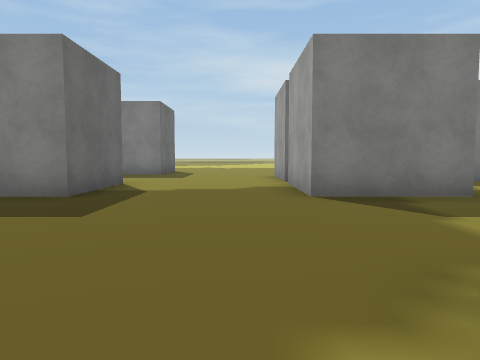
view 1 (above)

24 first-person views from a walk through a Unity game level. The camera is 1.2 m above the floor, tilts 4° down and sees 70° across. The floor is counted in squares, 2 m on a side. Each view is taken from the middle of a square. On the plan, view 1 faces up. The plan holds only what a view shows up to about 10 squares ahead; the rest is blank. The place goes on beyond the plan. Some surface patterns are stand-ins.

view 2
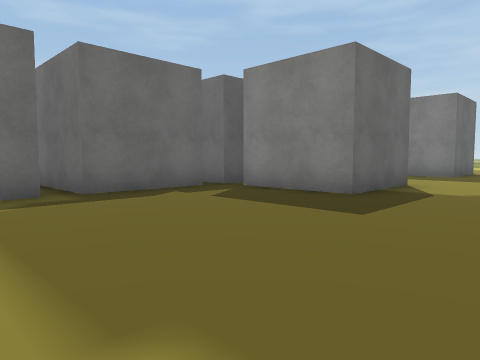

view 3
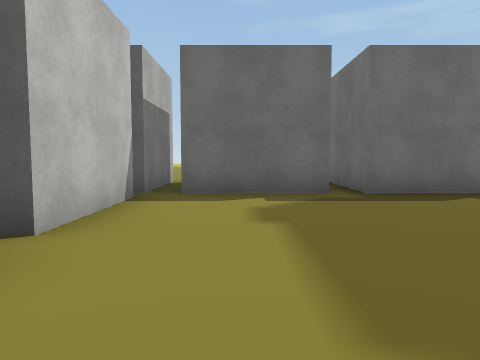

view 4
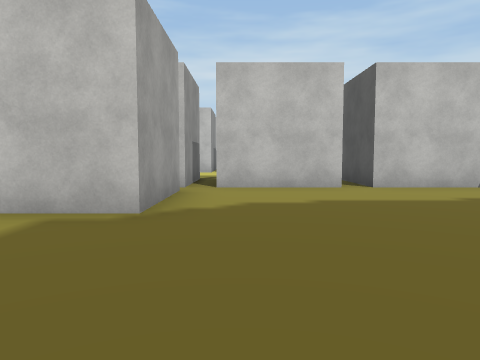

view 5
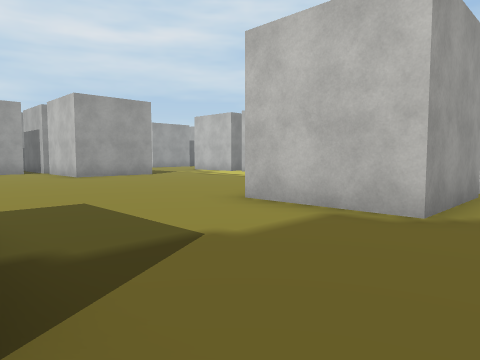

view 6
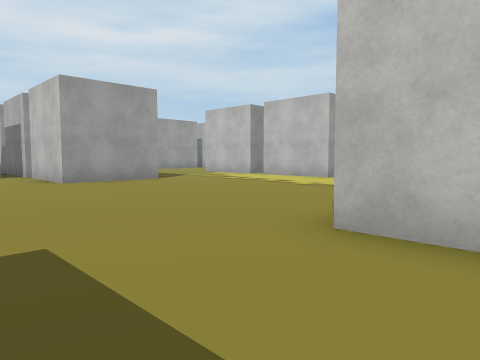

view 7
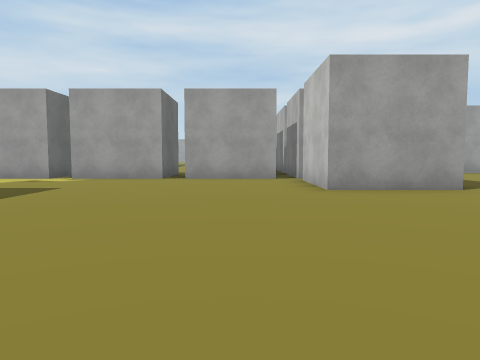

view 8
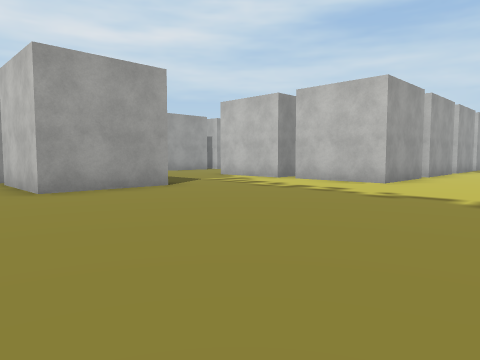

view 9
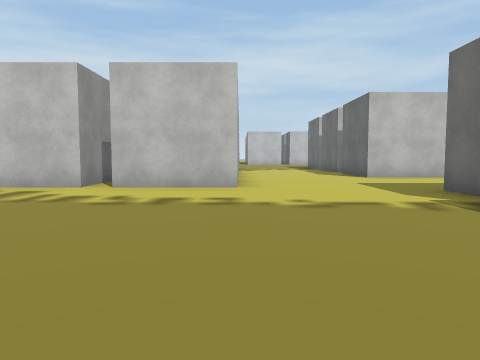

view 10
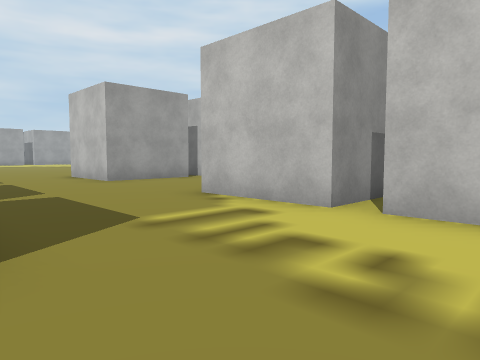

view 11
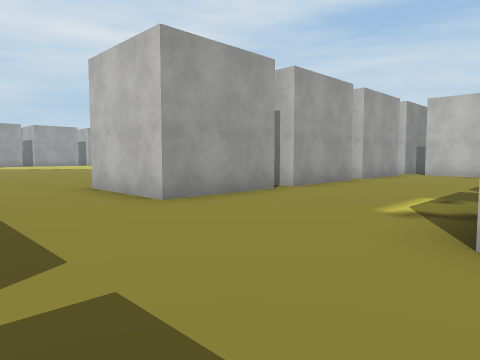

view 12
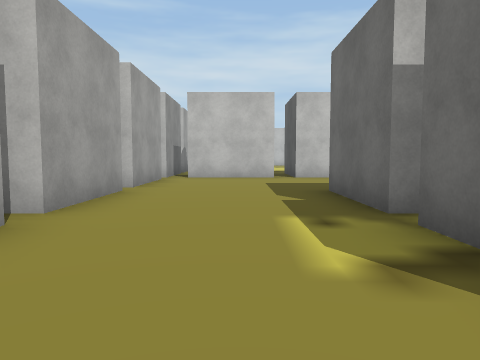

view 13
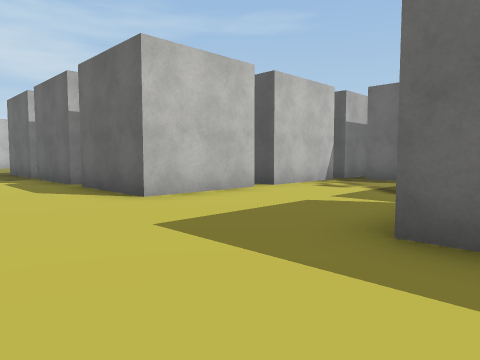

view 14
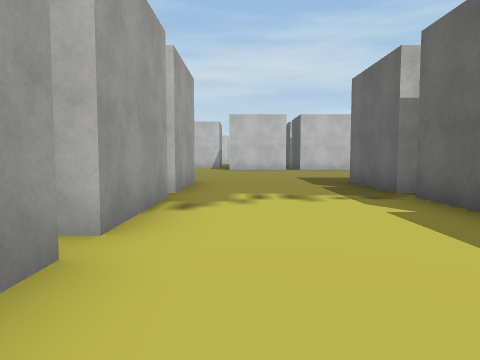

view 15
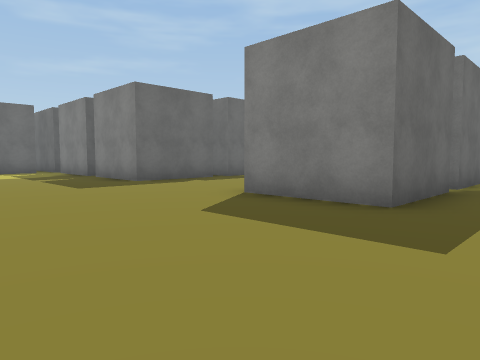

view 16
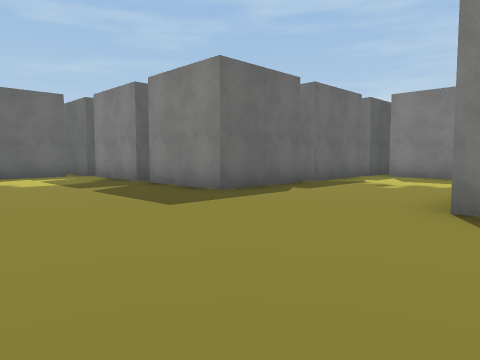

view 17
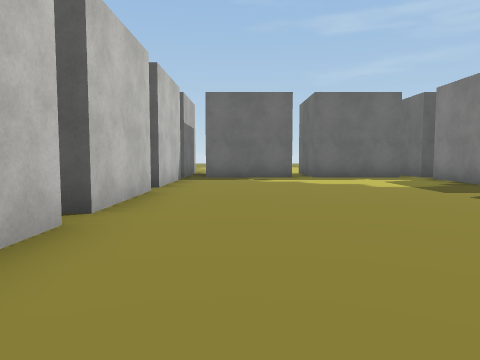

view 18
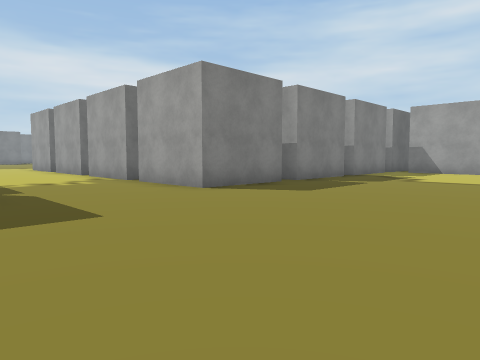

view 19
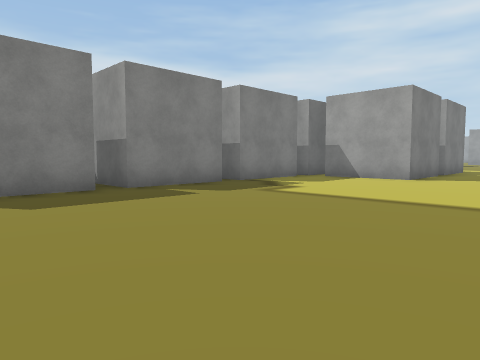

view 20
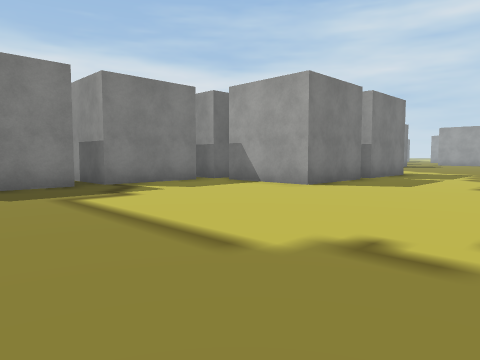

view 21
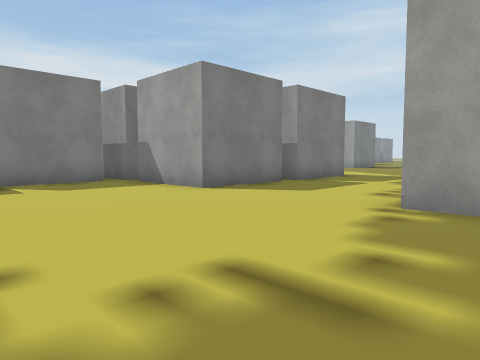

view 22
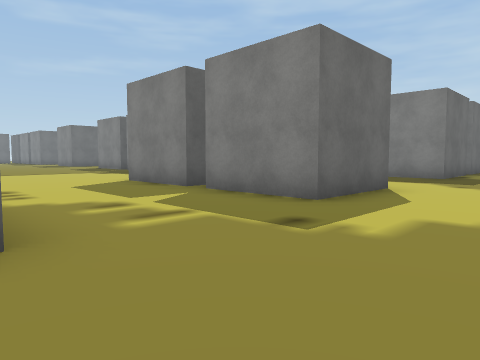

view 23
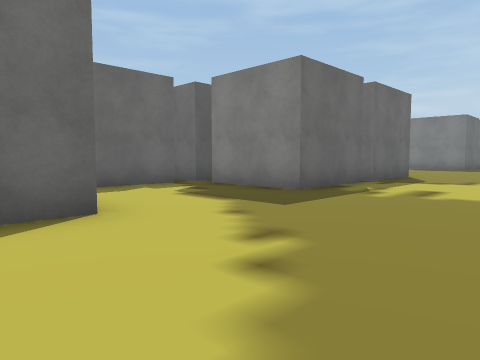

view 24
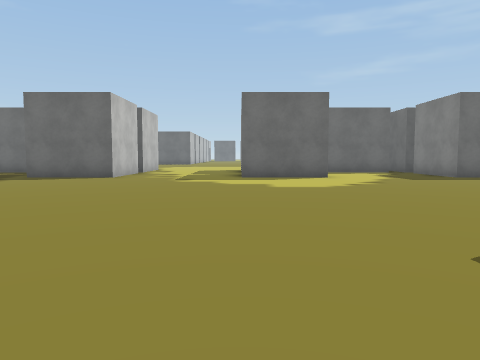

### Floor plan
Points are (right, up) in squares from view 1. A wall is a line through its corners. A room is listed if a view was taken in it or the views show most of it. See-through windows are left out.
Room 1 (views 1, 2, 3, 4, 5, 6, 7, 8, 9, 10, 13, 14, 15, 16, 17, 18, 19, 20, 21)
walls: (3.4, -10.5) (3.4, -13); (7, -10) (7, -7.5); (3.4, -13.5) (3.4, -16) (1, -16); (1, -7.5) (3.4, -7.5) (3.4, -10); (7, -12.9) (7, -10.5); (-0.2, -9.9) (-2, -9.9); (7, -7) (7, -4.6) (8.5, -4.6); (-2, -7.5) (0.4, -7.5); (-2.5, -10.5) (-2.5, -12.9); (3.4, -3) (3.4, -4); (-2.5, -13.5) (-2.5, -16) (-5, -16); (-2.5, -6.1) (-2.5, -7); (9.5, -16) (7, -16) (7, -13.5); (1, -1) (1, 1.4) (3.5, 1.4); (-2, -1.5) (0.5, -1.5); (12.5, -16) (10, -16); (10, -1) (10, 1.4) (12.5, 1.4); (-5.5, -16) (-8, -16); (-5, -1.5) (-2.5, -1.5); (15.5, -16) (13.1, -16); (-2, -22.5) (-1.1, -22.5); (-8.5, -16.5) (-8.5, -19); (-5.5, 1.5) (-5.5, -1); (16, -19) (16, -16.5); (13.1, 2) (13.1, 4.5); (3.5, 5.1) (1, 5.1) (1, 7.4); (-5, -22.5) (-2.5, -22.5); (-8.5, -19.5) (-8.5, -22); (-8, -22.5) (-5.5, -22.5); (-5.5, 4.5) (-5.5, 2.1); (13.1, 5.1) (13.1, 7.5); (16, -23.4) (16, -22.5); (-2.5, 7.5) (-2.5, 5.1) (-5, 5.1)
ways out: opening at (8.3, -3) to room 2; opening at (15, -21) to room 2
Room 2 (views 11, 12, 22, 23, 24)
walls: (21.5, -10.5) (21.5, -12.9) (19, -12.9); (21.5, -7.5) (21.5, -10); (18.5, -13.5) (18.5, -15.4); (21.5, -16.5) (21.5, -19) (19.1, -19); (16, -10) (16, -7.5); (16, -13) (16, -10.5); (16, -7) (16, -4.6) (18.5, -4.6); (18.5, -19) (16, -19); (13, -13.6) (15.5, -13.6); (12.4, -7.5) (12.4, -10); (12.4, -6.1) (12.4, -7); (20.9, -22.5) (21.5, -22.5) (21.5, -24.5); (11.5, -13.6) (12.4, -13.6); (10, -4.6) (12.5, -4.6); (8.5, -4.6) (9.5, -4.6)
ways out: opening at (8.3, -3) to room 1; opening at (15, -21) to room 1

Where each view was taken, in squares from view 1:
view 1: 0 up, 0 right, facing up
view 2: 0 up, 0 right, facing up-left
view 3: 0 up, 0 right, facing left
view 4: 5 up, 0 right, facing down
view 5: 5 up, 0 right, facing down-right
view 6: 4 up, 2 right, facing down-right
view 7: 3 up, 4 right, facing right
view 8: 3 up, 4 right, facing down-right
view 9: 2 up, 7 right, facing down
view 10: 1 down, 8 right, facing down-right
view 11: 2 down, 12 right, facing down-right
view 12: 4 down, 14 right, facing down
view 13: 3 down, 6 right, facing down-left
view 14: 8 down, 6 right, facing down
view 15: 20 down, 5 right, facing up-left
view 16: 20 down, 2 right, facing up-left
view 17: 21 down, 1 right, facing left
view 18: 21 down, 3 right, facing up-right
view 19: 22 down, 7 right, facing up-right
view 20: 23 down, 10 right, facing up-right
view 21: 24 down, 12 right, facing up-right
view 22: 23 down, 24 right, facing up-left
view 23: 18 down, 25 right, facing up-left
view 24: 19 down, 31 right, facing left
